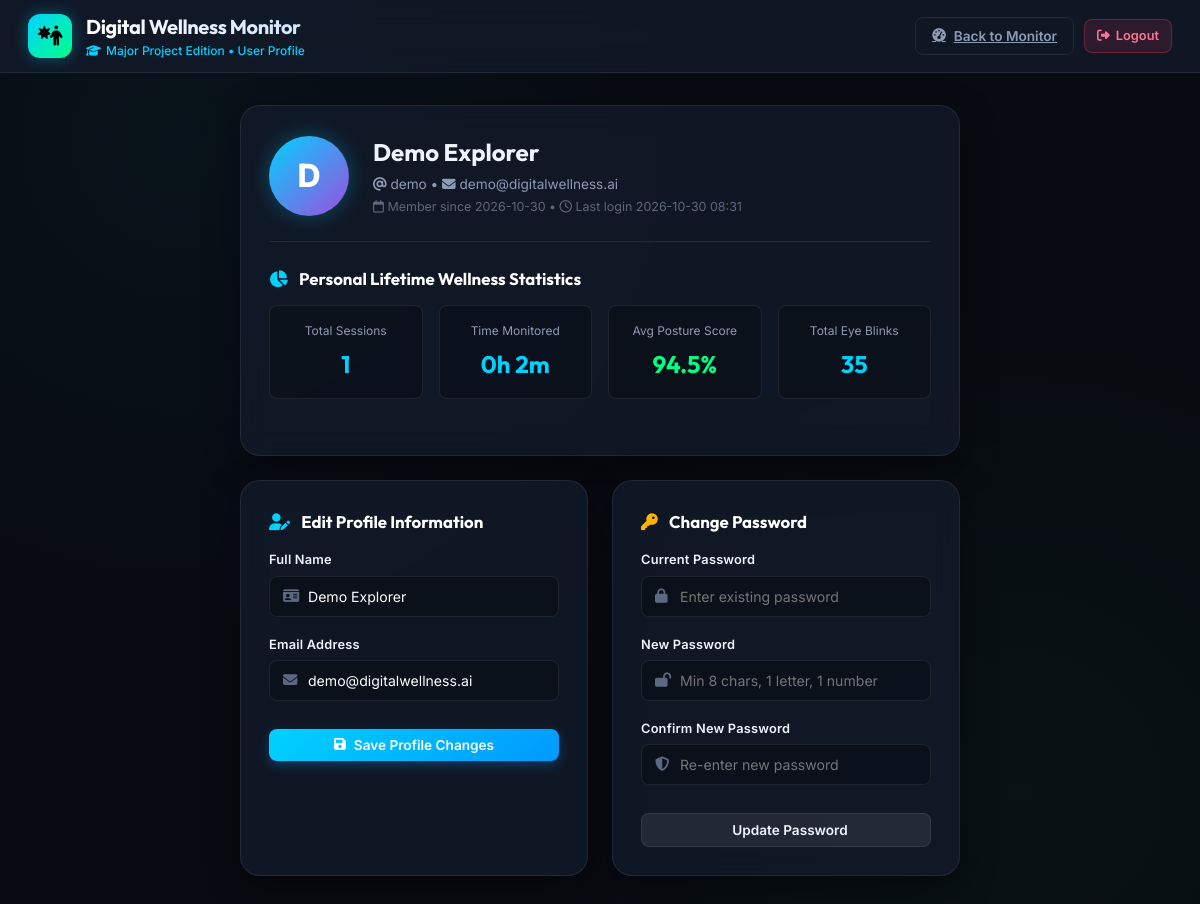
The page /profile (signed in) on the database as committed earlier.
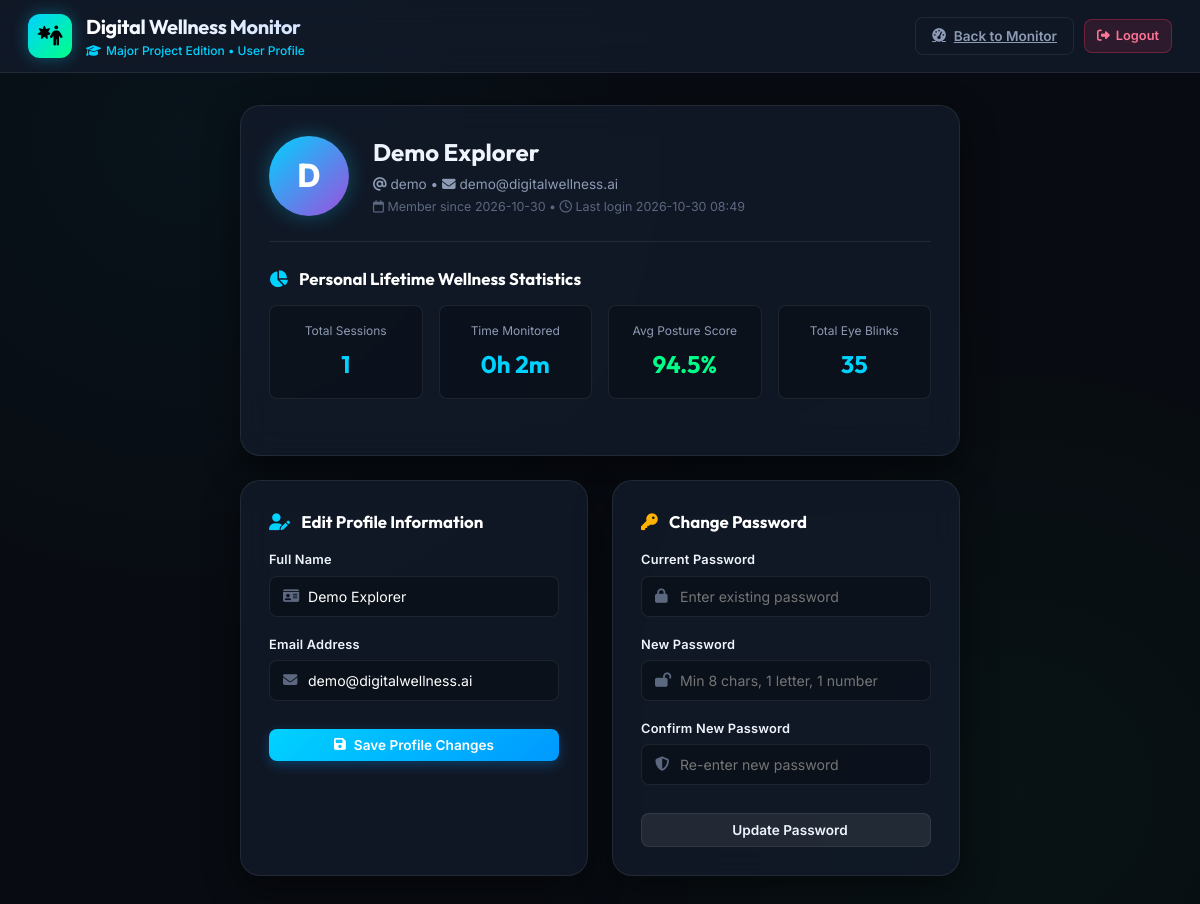
The same page on the database as committed later.
### tables this page shows
CREATE TABLE users (
            id INTEGER PRIMARY KEY AUTOINCREMENT,
            full_name TEXT NOT NULL,
            username TEXT UNIQUE NOT NULL,
            email TEXT UNIQUE NOT NULL,
            password_hash TEXT NOT NULL,
            created_at TEXT NOT NULL,
            last_login TEXT
        , account_status TEXT NOT NULL DEFAULT 'active', is_admin INTEGER NOT NULL DEFAULT 0);

### app.py (the view)
@app.get("/profile", response_class=HTMLResponse)
async def read_profile(request: Request):
    user = get_current_user_from_request(request)
    if not user:
        return RedirectResponse(url="/login?next=/profile", status_code=status.HTTP_303_SEE_OTHER)
    summary = get_analytics_summary(user_id=user["id"])
    return templates.TemplateResponse(request=request, name="profile.html", context={"user": user, "summary": summary})

### templates/profile.html (shortened to what the changed rows need)
<!DOCTYPE html>
<html lang="en">
<head>
  <link rel="stylesheet" href="https://cdnjs.cloudflare.com/ajax/libs/font-awesome/6.5.1/css/all.min.css" />
  <link rel="stylesheet" href="/static/css/style.css" />
</head>
<body class="dark-theme">
  <div class="app-layout">
    <header class="app-header">
      <div class="header-left">
        <a href="/" style="text-decoration: none; display: flex; align-items: center; gap: 14px;">
          <div class="brand-info">
            <h1>Digital Wellness Monitor</h1>
          </div>
        </a>
      </div>
    </header>
    <main class="profile-container">
      <section class="profile-card">
        <div class="profile-header-banner">
          <div class="profile-avatar-large">
            {{ user.full_name[0].upper() }}
          </div>
          <div class="profile-meta">
            <h2>{{ user.full_name }}</h2>
            <p><i class="fa-solid fa-at"></i> {{ user.username }} &bull; <i class="fa-solid fa-envelope"></i> {{ user.email }}</p>
            <p style="margin-top: 4px; font-size: 0.78rem; color: var(--text-dim);">
              <i class="fa-regular fa-calendar"></i> Member since {{ user.created_at[:10] }} &bull;
              <i class="fa-regular fa-clock"></i> Last login {{ user.last_login[:16].replace('T', ' ') if user.last_login else 'N/A' }}
            </p>
          </div>
        </div>
      </section>
      <div style="display: grid; grid-template-columns: 1fr 1fr; gap: 24px;">
        <section class="profile-card">
          <form id="edit-profile-form" class="auth-form" onsubmit="return handleProfileUpdate(event);">
            <div class="form-group">
              <div class="input-icon-wrap">
                <i class="fa-solid fa-id-card field-icon"></i>
                <input type="text" id="edit_full_name" value="{{ user.full_name }}" required>
              </div>
            </div>
            <div class="form-group">
              <div class="input-icon-wrap">
                <i class="fa-solid fa-envelope field-icon"></i>
                <input type="email" id="edit_email" value="{{ user.email }}" required>
              </div>
            </div>
          </form>
        </section>
      </div>
    </main>
  </div>
</body>
</html>

Rows that differ between the two databases and show on the page:
changed users "Demo Explorer": last_login "2026-10-30 08:31" → "2026-10-30 08:49"
